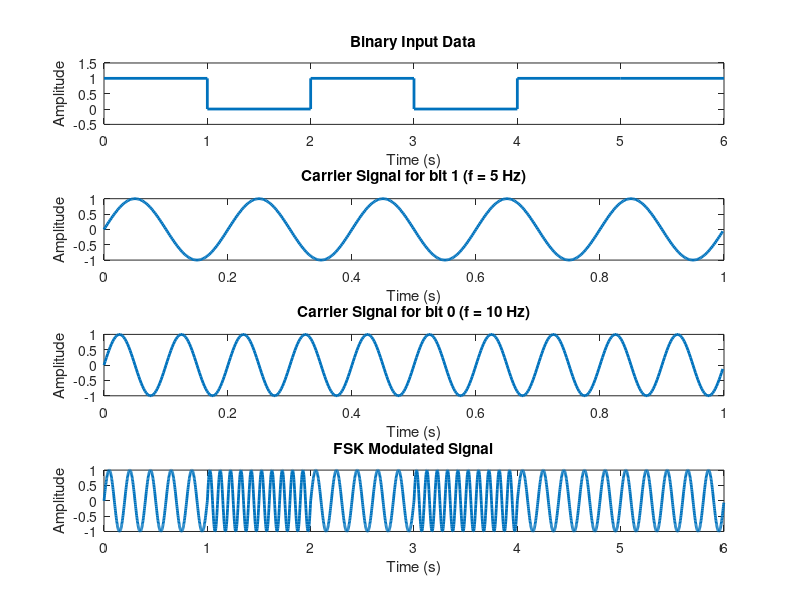

Write MATLAB code to recreate this figure.
clc;
clear all;
close all;
data = [1 0 1 0 1 1];

Tb = 1;              % Bit duration (seconds)
fc1 = 5;             % Frequency for binary 1
fc2 = 10;            % Frequency for binary 0
fs = 500;            % Sampling frequency
t = 0:1/fs:Tb-1/fs;  % Time vector for one bit
FSK_signal = [];

% FSK Modulation
for i = 1:length(data)
    if data(i) == 1
        FSK_bit = sin(2*pi*fc1*t);  
    else
        FSK_bit = sin(2*pi*fc2*t);  
    end
    FSK_signal = [FSK_signal FSK_bit];  
end

time = 0:1/fs:Tb*length(data)-1/fs;
figure;

% Binary Data
subplot(4,1,1);
stairs(0:Tb:Tb*length(data), [data data(end)], 'LineWidth', 2);
title('Binary Input Data');
xlabel('Time (s)');
ylabel('Amplitude');
ylim([-0.5 1.5]);

% Carrier for binary 1
subplot(4,1,2);
plot(t, sin(2*pi*fc1*t), 'LineWidth', 2);
title(['Carrier Signal for bit 1 (f = ' num2str(fc1) ' Hz)']);
xlabel('Time (s)');
ylabel('Amplitude');

% Carrier for binary 0
subplot(4,1,3);
plot(t, sin(2*pi*fc2*t), 'LineWidth', 2);
title(['Carrier Signal for bit 0 (f = ' num2str(fc2) ' Hz)']);
xlabel('Time (s)');
ylabel('Amplitude');

% FSK Signal
subplot(4,1,4);
plot(time, FSK_signal, 'LineWidth', 2);
title('FSK Modulated Signal');
xlabel('Time (s)');
ylabel('Amplitude');
